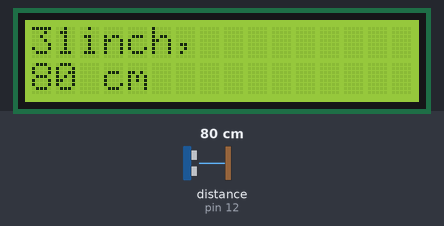
The sketch below on a simulated Arduino Uno, built with avr-gcc and run on an emulated ATmega328P. On the bench: 16×2 character LCD. Wiring (inferred from the names in the program): ultrasonic range finder: trigger pin 13; echo pin 12. The test bench sets the inputs (shaded band); at power-on: distance to the obstacle (sensor on pin 12) 80 cm. The echo pulse lasts 58.3 µs per cm.

Above: at 1.2 s.
1.3 s: distance to the obstacle (sensor on pin 12) set to 2 cm
At 2.2 s:
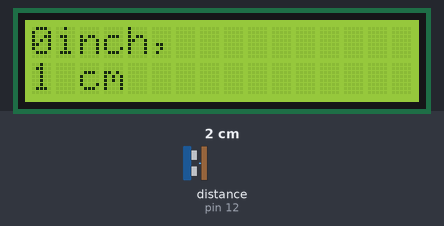
4.3 s: distance to the obstacle (sensor on pin 12) set to 35 cm
At 5.2 s:
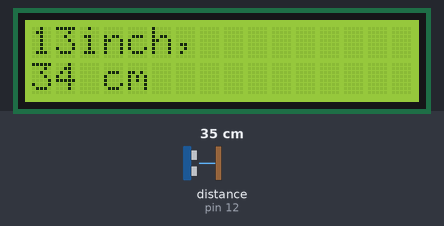
6.0 s: distance to the obstacle (sensor on pin 12) set to 9 cm
At 7.4 s:
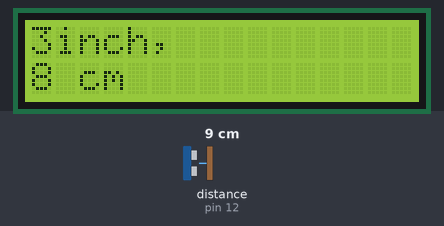
9.0 s: distance to the obstacle (sensor on pin 12) set to 4 cm
At 10.3 s:
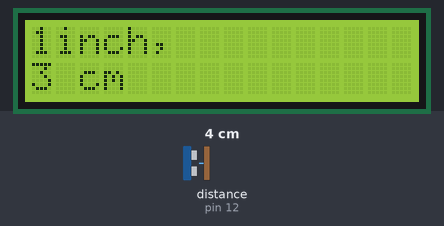
Timing chart, 0 to 12.0 s (numbered marks = the images above; inputs shaded):
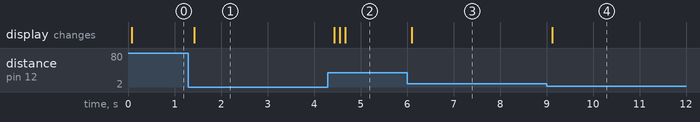

The sketch:

ultrasound_lcd.ino
```cpp
#define trigPin 13
#define echoPin 12
#include <LiquidCrystal_I2C.h>
LiquidCrystal_I2C lcd(0x27, 16, 2);
void setup()
{
    lcd.begin();
    lcd.backlight();
    pinMode(trigPin, OUTPUT);
    pinMode(echoPin, INPUT);
}
long microsecondsToInches(long microseconds)
{
    // According to Parallax's datasheet for the PING))), there are
    // 73.746 microseconds per inch

    return microseconds / 74 / 2;
}

long microsecondsToCentimeters(long microseconds)
{
    // The speed of sound is 340 m/s or 29 microseconds per centimeter.
    // The ping travels out and back, so to find the distance of the
    // object we take half of the distance travelled.

    return microseconds / 29 / 2;
}
void loop()
{
    long duration, inches, cm;

    digitalWrite(trigPin, LOW);
    delayMicroseconds(2);
    digitalWrite(trigPin, HIGH);
    delayMicroseconds(10);
    digitalWrite(trigPin, LOW);
    duration = pulseIn(echoPin, HIGH);

    // convert the time into a distance
    inches = microsecondsToInches(duration);
    cm = microsecondsToCentimeters(duration);
    lcd.clear();
    lcd.setCursor(0,0);
    lcd.print(inches);
    lcd.print("inch, ");
    lcd.setCursor(0,1);
    lcd.print(cm);
    lcd.print(" cm");

    delay(100);
}
```

Measured:
- after the input at 1.3 s, the display: changes after 0.12 s (image 1)
- after the input at 4.3 s, the display: changes after 0.13 s (image 2)
- after the input at 6.0 s, the display: changes after 0.10 s (image 3)
- after the input at 9.0 s, the display: changes after 0.12 s (image 4)
